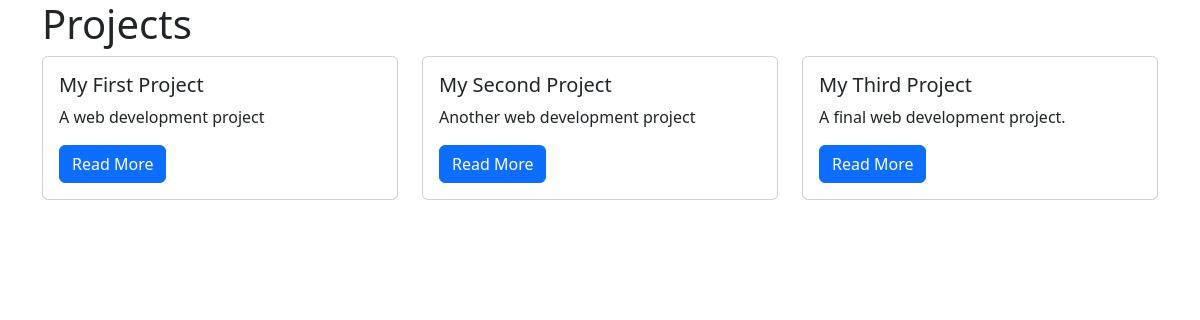
The app's page /projects/, older data.
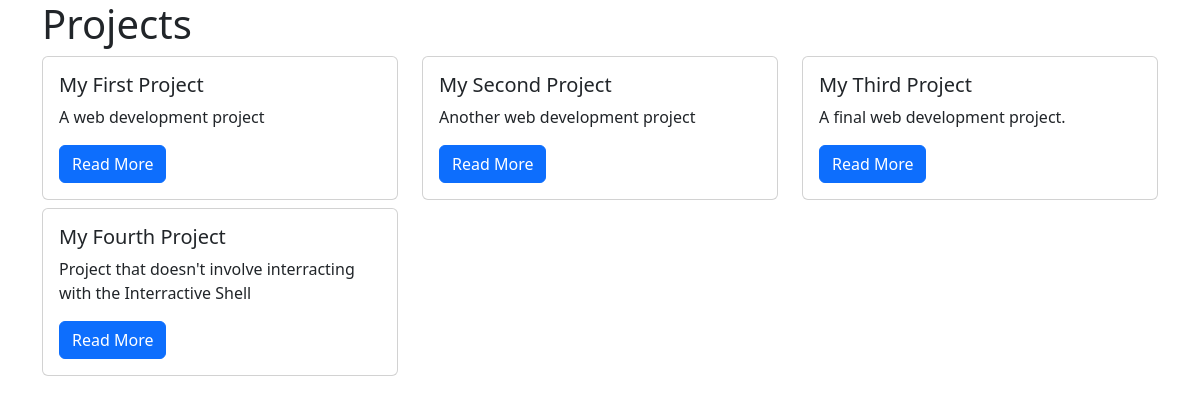
The same page, newer data.
### projects/models.py (models this page shows)
class Project(models.Model):
    title = models.CharField(max_length=100)
    description = models.TextField()
    technology = models.CharField(max_length=20)
    image= models.FileField(upload_to="project_images/", blank=True)

### projects/views.py (the view)
# urls.py: path("", views.project_index, name="project_index"),
def project_index(request):
    projects = Project.objects.all()
    context = {
        "projects": projects
    }
    return render(request, "projects/project_index.html", context)

### projects/templates/projects/project_index.html (shortened to what this page needs)
{% extends "base.html" %}
{% block page_content %}
<h1>Projects</h1>
<div class="row">
{% for project in projects %}
    <div class="col-md-4">
        <div class="card mb-2">
            <div class="card-body">
                <h5 class="card-title">{{ project.title }}</h5>
                <p class="card-text">{{ project.description }}</p>
                <a href="{% url 'project_detail' project.pk %}"
                   class="btn btn-primary">
                    Read More
                </a>
            </div>
        </div>
    </div>
    {% endfor %}
</div>
{% endblock %}

Row changes from the older to the newer data that the page shows:
added Project: title "My Fourth Project", description "Project that doesn't involve interracting with the Interractive Shell"
